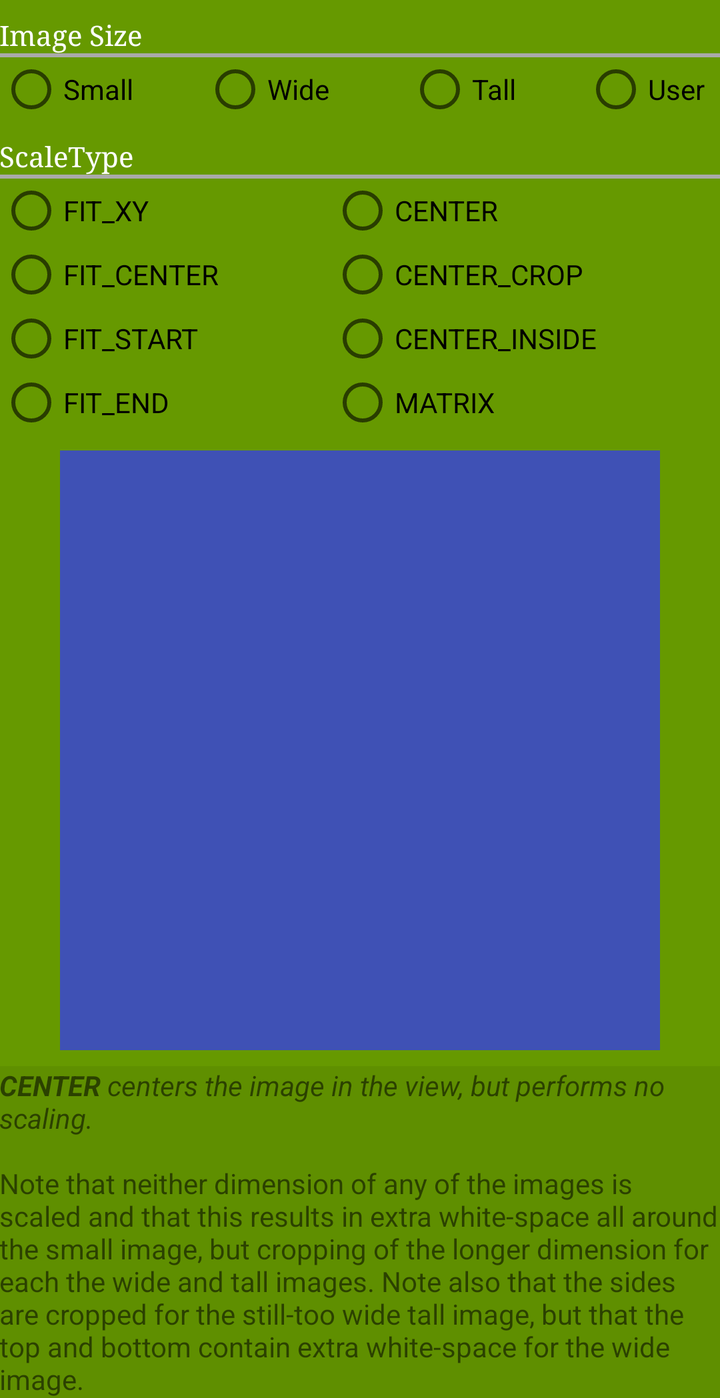
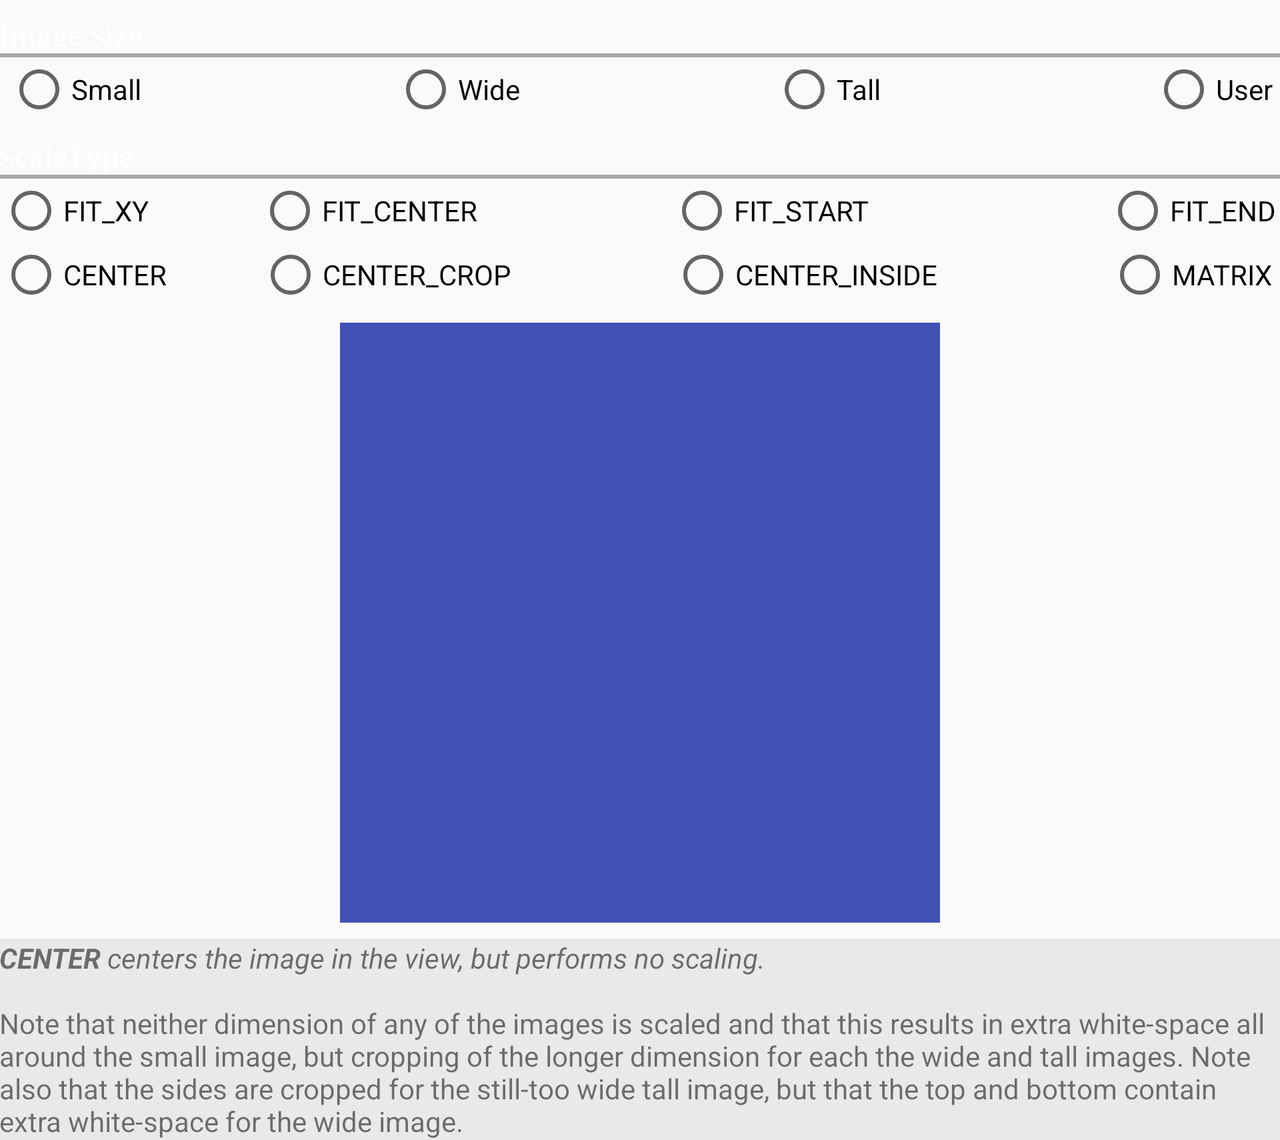

Two renders of one Android screen. The first uses the default layout on a phone; the second uses the alternative layout the repository ships for a different screen configuration, on a matching device. The two XML files are below.
<!-- AndroidManifest.xml: application theme AppTheme -->
<!-- res/layout/activity_main.xml -->
<?xml version="1.0" encoding="utf-8"?>
<ScrollView
    xmlns:android="http://schemas.android.com/apk/res/android"
    xmlns:tools="http://schemas.android.com/tools"
    android:layout_width="match_parent"
    android:layout_height="match_parent"
    android:background="@android:color/holo_green_dark"
    tools:context="org.tbadg.scaletypedemo.MainActivity">

    <LinearLayout
        android:layout_width="match_parent"
        android:layout_height="wrap_content"
        android:orientation="vertical"
        android:paddingBottom="@dimen/activity_vertical_margin"
        android:paddingLeft="@dimen/activity_horizontal_margin"
        android:paddingRight="@dimen/activity_horizontal_margin"
        android:paddingTop="@dimen/activity_vertical_margin">

        <TextView
            style="@style/RadioGroupLabel"
            android:layout_width="wrap_content"
            android:layout_height="wrap_content"
            android:text="@string/image_size"/>

        <View style="@style/Divider"/>

        <RadioGroup
            android:id="@+id/image_size"
            android:layout_width="match_parent"
            android:layout_height="wrap_content"
            android:layout_marginRight="8dp"
            android:orientation="horizontal"
            tools:ignore="RtlHardcoded">

            <RadioButton
                android:id="@+id/small"
                android:layout_width="0dp"
                android:layout_height="wrap_content"
                android:layout_weight="35"
                android:onClick="handleImageSizeClick"
                android:text="@string/small"/>

            <RadioButton
                android:id="@+id/wide"
                android:layout_width="0dp"
                android:layout_height="wrap_content"
                android:layout_weight="35"
                android:onClick="handleImageSizeClick"
                android:text="@string/wide"/>

            <RadioButton
                android:id="@+id/tall"
                android:layout_width="0dp"
                android:layout_height="wrap_content"
                android:layout_weight="30"
                android:onClick="handleImageSizeClick"
                android:text="@string/tall"/>

            <RadioButton
                android:id="@+id/user"
                android:layout_width="wrap_content"
                android:layout_height="wrap_content"
                android:layout_weight="0"
                android:onClick="handleImageSizeClick"
                android:padding="0dp"
                android:text="@string/user"/>
        </RadioGroup>

        <TextView
            style="@style/RadioGroupLabel"
            android:layout_width="wrap_content"
            android:layout_height="wrap_content"
            android:text="@string/scale_type"/>

        <View style="@style/Divider"/>

        <LinearLayout
            android:layout_width="match_parent"
            android:layout_height="wrap_content"
            android:orientation="horizontal">

            <RadioGroup
                android:id="@+id/scale_type_rg1"
                android:layout_width="0dp"
                android:layout_height="wrap_content"
                android:layout_weight="46"
                android:orientation="vertical">

                <RadioButton
                    android:id="@+id/fit_xy"
                    android:layout_width="wrap_content"
                    android:layout_height="wrap_content"
                    android:onClick="handleScaleTypeClick"
                    android:text="@string/fit_xy"/>

                <RadioButton
                    android:id="@+id/fit_center"
                    android:layout_width="wrap_content"
                    android:layout_height="wrap_content"
                    android:onClick="handleScaleTypeClick"
                    android:text="@string/fit_center"/>

                <RadioButton
                    android:id="@+id/fit_start"
                    android:layout_width="wrap_content"
                    android:layout_height="wrap_content"
                    android:onClick="handleScaleTypeClick"
                    android:text="@string/fit_start"/>

                <RadioButton
                    android:id="@+id/fit_end"
                    android:layout_width="wrap_content"
                    android:layout_height="wrap_content"
                    android:onClick="handleScaleTypeClick"
                    android:text="@string/fit_end"/>
            </RadioGroup>

            <RadioGroup
                android:id="@+id/scale_type_rg2"
                android:layout_width="0dp"
                android:layout_height="wrap_content"
                android:layout_weight="54"
                android:orientation="vertical">

                <RadioButton
                    android:id="@+id/center"
                    android:layout_width="wrap_content"
                    android:layout_height="wrap_content"
                    android:onClick="handleScaleTypeClick"
                    android:text="@string/center"/>

                <RadioButton
                    android:id="@+id/center_crop"
                    android:layout_width="wrap_content"
                    android:layout_height="wrap_content"
                    android:onClick="handleScaleTypeClick"
                    android:text="@string/center_crop"/>

                <RadioButton
                    android:id="@+id/center_inside"
                    android:layout_width="wrap_content"
                    android:layout_height="wrap_content"
                    android:onClick="handleScaleTypeClick"
                    android:text="@string/center_inside"/>

                <RadioButton
                    android:id="@+id/matrix"
                    android:layout_width="wrap_content"
                    android:layout_height="wrap_content"
                    android:onClick="handleScaleTypeClick"
                    android:text="@string/matrix"/>
            </RadioGroup>
        </LinearLayout>

        <ImageView
            android:id="@+id/image_view"
            android:layout_width="300dp"
            android:layout_height="300dp"
            android:layout_gravity="center_horizontal"
            android:layout_marginTop="8dp"
            android:background="@color/colorPrimary"
            android:contentDescription="@string/image_cd"/>

        <TextView
            android:id="@+id/description"
            android:layout_width="wrap_content"
            android:layout_height="wrap_content"
            android:layout_marginTop="8dp"
            android:background="#11000000"
            android:text="@string/center_desc"/>
    </LinearLayout>
</ScrollView>
<!-- resources referenced by this layout -->
<resources>
  <color name="colorPrimary">#3F51B5</color>
  <string name="center">CENTER</string>
  <string name="center_crop">CENTER_CROP</string>
  <string name="center_desc"><i><b>CENTER</b> centers the image in the view, but  performs no
          scaling.</i>
          \n\nNote that neither dimension of any of the images is scaled and that this results in
          extra white-space all around the small image, but cropping of the longer dimension for
          each the wide and tall images. Note also that the sides are cropped for the still-too wide
          tall image, but that the top and bottom contain extra white-space for the wide image.
      </string>
  <string name="center_inside">CENTER_INSIDE</string>
  <string name="fit_center">FIT_CENTER</string>
  <string name="fit_end">FIT_END</string>
  <string name="fit_start">FIT_START</string>
  <string name="fit_xy">FIT_XY</string>
  <string name="image_cd">Image that demonstrates results of different scaleType options.</string>
  <string name="image_size">Image Size</string>
  <string name="matrix">MATRIX</string>
  <string name="scale_type">ScaleType</string>
  <string name="small">Small</string>
  <string name="tall">Tall</string>
  <string name="user">User</string>
  <string name="wide">Wide</string>
  <style name="Divider">
          <item name="android:layout_width">match_parent</item>
          <item name="android:layout_height">2dp</item>
          <item name="android:background">@android:color/darker_gray</item>
      </style>
  <style name="RadioGroupLabel" parent="@android:style/TextAppearance.DeviceDefault.Small">
          <item name="android:fontFamily">serif</item>
          <item name="android:layout_marginTop">8dp</item>
          <item name="android:textColor">@android:color/primary_text_dark</item>
      </style>
  <style name="AppTheme" parent="Theme.AppCompat.Light.DarkActionBar">
          
          <item name="colorPrimary">@color/colorPrimary</item>
          <item name="colorPrimaryDark">@color/colorPrimaryDark</item>
          <item name="colorAccent">@color/colorAccent</item>
      </style>
  <color name="colorPrimaryDark" tools:ignore="UnusedResources">#303F9F</color>
  <color name="colorAccent" tools:ignore="UnusedResources">#FF4081</color>
</resources>
<!-- res/layout-w500dp-land/activity_main.xml (the repository's variant of the layout above) -->
<!-- drawn on the phone turned sideways -->
<?xml version="1.0" encoding="utf-8"?>
<ScrollView
    xmlns:android="http://schemas.android.com/apk/res/android"
    xmlns:tools="http://schemas.android.com/tools"
    android:layout_width="match_parent"
    android:layout_height="match_parent"
    tools:context="org.tbadg.scaletypedemo.MainActivity">

    <LinearLayout
        android:layout_width="match_parent"
        android:layout_height="wrap_content"
        android:orientation="vertical"
        android:paddingBottom="@dimen/activity_vertical_margin"
        android:paddingLeft="@dimen/activity_horizontal_margin"
        android:paddingRight="@dimen/activity_horizontal_margin"
        android:paddingTop="@dimen/activity_vertical_margin">

        <TextView
            style="@style/RadioGroupLabel"
            android:layout_width="wrap_content"
            android:layout_height="wrap_content"
            android:text="@string/image_size"/>

        <View style="@style/Divider"/>

        <RadioGroup
            android:id="@+id/image_size"
            android:layout_width="match_parent"
            android:layout_height="wrap_content"
            android:layout_marginLeft="4dp"
            android:layout_marginRight="4dp"
            android:orientation="horizontal"
            tools:ignore="RtlHardcoded">

            <RadioButton
                android:id="@+id/small"
                android:layout_width="0dp"
                android:layout_height="wrap_content"
                android:layout_weight="45"
                android:onClick="handleImageSizeClick"
                android:text="@string/small"/>

            <RadioButton
                android:id="@+id/wide"
                android:layout_width="0dp"
                android:layout_height="wrap_content"
                android:layout_weight="44"
                android:onClick="handleImageSizeClick"
                android:text="@string/wide"/>

            <RadioButton
                android:id="@+id/tall"
                android:layout_width="0dp"
                android:layout_height="wrap_content"
                android:layout_weight="44"
                android:onClick="handleImageSizeClick"
                android:text="@string/tall"/>

            <RadioButton
                android:id="@+id/user"
                android:layout_width="wrap_content"
                android:layout_height="wrap_content"
                android:layout_weight="0"
                android:onClick="handleImageSizeClick"
                android:text="@string/user"/>
        </RadioGroup>

        <TextView
            style="@style/RadioGroupLabel"
            android:layout_width="wrap_content"
            android:layout_height="wrap_content"
            android:text="@string/scale_type"/>

        <View style="@style/Divider"/>

        <LinearLayout
            android:layout_width="match_parent"
            android:layout_height="wrap_content"
            android:orientation="vertical">

            <RadioGroup
                android:id="@+id/scale_type_rg1"
                android:layout_width="match_parent"
                android:layout_height="wrap_content"
                android:layout_marginRight="2dp"
                android:orientation="horizontal"
                tools:ignore="RtlHardcoded">

                <RadioButton
                    android:id="@+id/fit_xy"
                    android:layout_width="0dp"
                    android:layout_height="wrap_content"
                    android:layout_weight="22"
                    android:onClick="handleScaleTypeClick"
                    android:text="@string/fit_xy"/>

                <RadioButton
                    android:id="@+id/fit_center"
                    android:layout_width="0dp"
                    android:layout_height="wrap_content"
                    android:layout_weight="35"
                    android:onClick="handleScaleTypeClick"
                    android:text="@string/fit_center"/>

                <RadioButton
                    android:id="@+id/fit_start"
                    android:layout_width="0dp"
                    android:layout_height="wrap_content"
                    android:layout_weight="37"
                    android:onClick="handleScaleTypeClick"
                    android:text="@string/fit_start"/>

                <RadioButton
                    android:id="@+id/fit_end"
                    android:layout_width="wrap_content"
                    android:layout_height="wrap_content"
                    android:layout_weight="0"
                    android:onClick="handleScaleTypeClick"
                    android:text="@string/fit_end"/>
            </RadioGroup>

            <RadioGroup
                android:id="@+id/scale_type_rg2"
                android:layout_width="match_parent"
                android:layout_height="wrap_content"
                android:layout_marginRight="4dp"
                android:orientation="horizontal"
                tools:ignore="RtlHardcoded">

                <RadioButton
                    android:id="@+id/center"
                    android:layout_width="0dp"
                    android:layout_height="wrap_content"
                    android:layout_weight="22"
                    android:onClick="handleScaleTypeClick"
                    android:text="@string/center"/>

                <RadioButton
                    android:id="@+id/center_crop"
                    android:layout_width="0dp"
                    android:layout_height="wrap_content"
                    android:layout_weight="35"
                    android:onClick="handleScaleTypeClick"
                    android:text="@string/center_crop"/>

                <RadioButton
                    android:id="@+id/center_inside"
                    android:layout_width="0dp"
                    android:layout_height="wrap_content"
                    android:layout_weight="37"
                    android:onClick="handleScaleTypeClick"
                    android:text="@string/center_inside"/>

                <RadioButton
                    android:id="@+id/matrix"
                    android:layout_width="wrap_content"
                    android:layout_height="wrap_content"
                    android:layout_weight="0"
                    android:onClick="handleScaleTypeClick"
                    android:text="@string/matrix"/>
            </RadioGroup>
        </LinearLayout>

        <ImageView
            android:id="@+id/image_view"
            android:layout_width="300dp"
            android:layout_height="300dp"
            android:layout_gravity="center_horizontal"
            android:layout_marginTop="8dp"
            android:background="@color/colorPrimary"
            android:contentDescription="@string/image_cd"/>

        <TextView
            android:id="@+id/description"
            android:layout_width="wrap_content"
            android:layout_height="wrap_content"
            android:layout_marginTop="8dp"
            android:background="#11000000"
            android:text="@string/center_desc"/>
    </LinearLayout>
</ScrollView>
